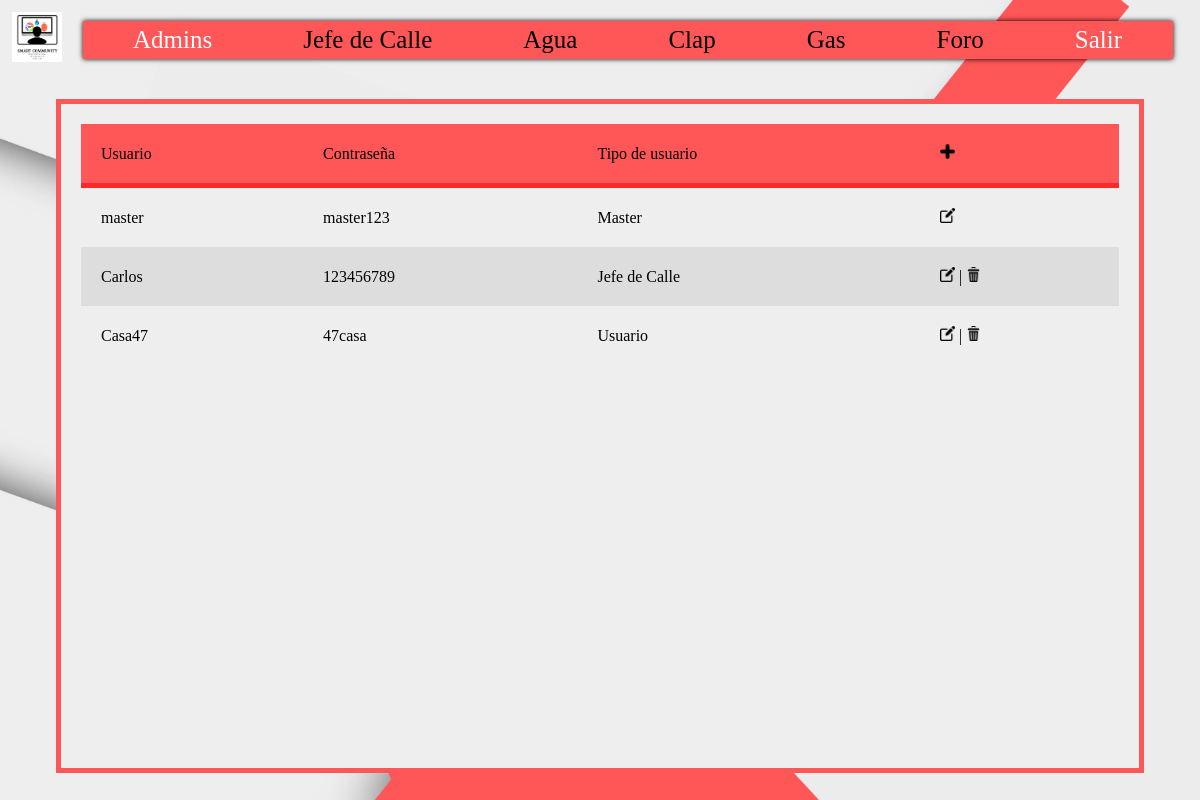
/index.php?action=Master (signed in), run on an earlier commit of the app's database.
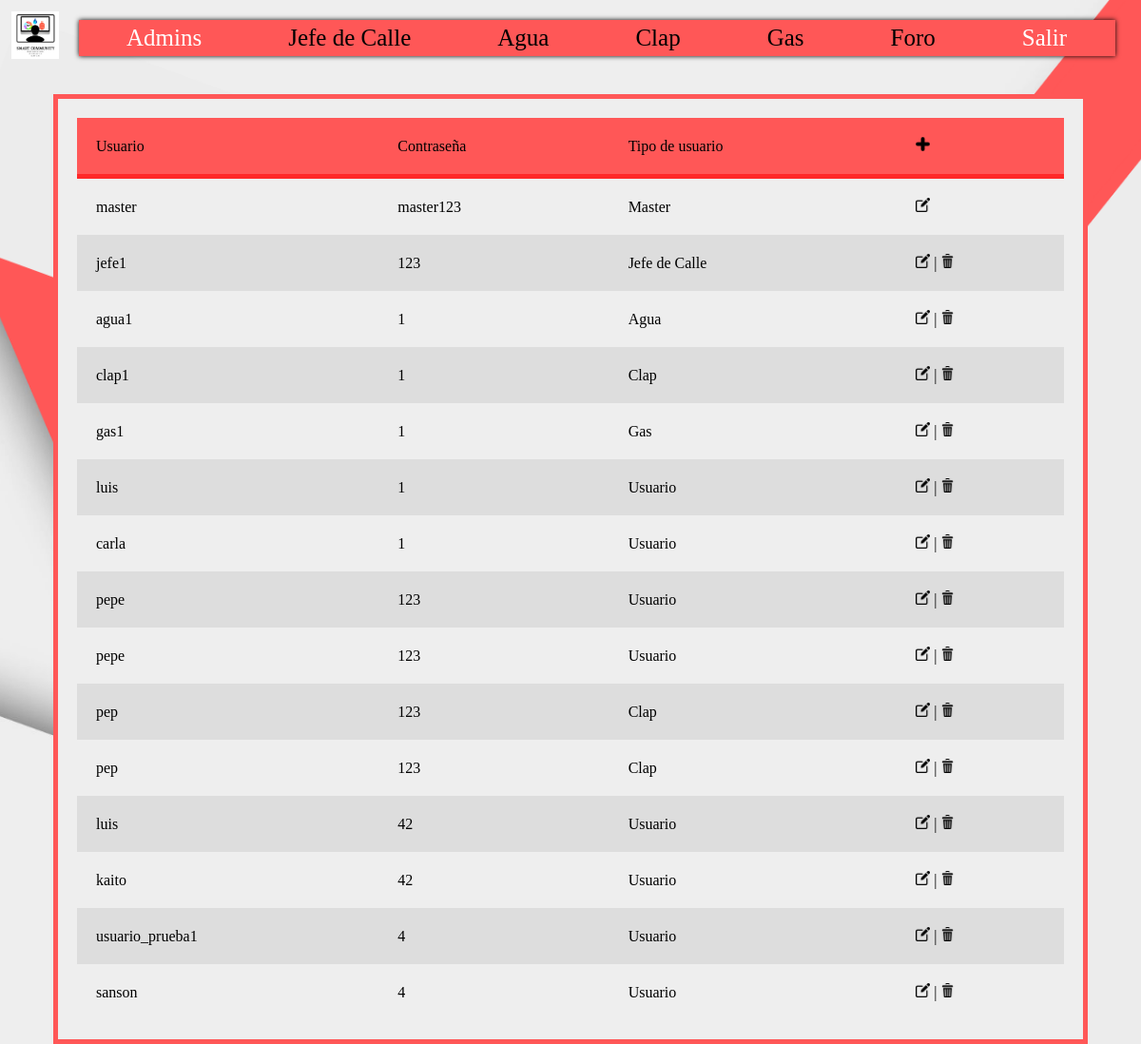
And on a later commit of the database.
### tables this page shows
CREATE TABLE `usuario` (
  `id` int(11) NOT NULL,
  `usuario` char(20) NOT NULL,
  `password` char(25) NOT NULL,
  `idPermiso` int(1) NOT NULL,
  `IdSector` int(1) DEFAULT NULL
);

CREATE TABLE `permiso` (
  `id` int(1) NOT NULL,
  `permiso` char(20) NOT NULL
);

### index.php (called while the page is built, shortened)
<?php
	require_once "controllers/controller.php";
	require_once "models/crud.php";
	$mvc = new MvcController();
	$mvc->plantillaUno();
?>

### models/conexion.php (called while the page is built)
<?php
	class Conexion{
		public static function conectar(){
			$link = new PDO("mysql:host=localhost;dbname=proyecto","root","");
			return $link;
		}
	}
?>

### models/crud.php (called while the page is built, shortened)
<?php
	require_once "conexion.php";
	class Datos extends Conexion{
		public static function permisosModel($datosmodel, $tabla){
			$stmt = Conexion::conectar()->prepare("SELECT a.id, a.usuario, a.password, b.permiso FROM $tabla a inner join permiso b on a.idPermiso=b.id ");
			$stmt -> execute();
			return $stmt -> fetchAll();
		}
		public static function tipoPermisoModel($datosmodel, $tabla){
			$stmt = Conexion::conectar()->prepare("SELECT permiso FROM $tabla b WHERE b.id = $datosmodel");
			$stmt -> execute();
			return $stmt -> fetchAll();
		}
	}
?>

### controllers/controller.php (the view, shortened to what this page needs)
<?php
	class MvcController{
		public function plantillaUno(){
			include "views/template.php";
		}
		public function enlacesPaginasController(){
			if (isset($_GET["action"])) {
				$enlaces = $_GET["action"];
			}else{
				$enlaces = "index";
			}
			$respuesta = enlacesPaginas::enlacespaginasModel($enlaces);
			include $respuesta;
		}
		public function permisosController(){
			if (isset($_POST["occion"])){
				$datosC = $_POST["occion"];
				$respuesta = Datos::permisosModel($datosC, "usuario");
				$permiso = Datos::tipoPermisoModel($datosC, "permiso");
				$i=0;
				echo "	<div class='contenedor_tabla'>
				<table class='lista_usuarios'>
							<thead class='.cabecera2'>
								<tr>
									<td>Usuario</td>
									<td>Contraseña</td>
									<td>Tipo de usuario</td>
									<td>
										<a href='index.php?action=agregar&id=".$datosC."&permiso=".$permiso [$i][0]."' title='Agregar'>
										<img src='views/css/mas.png' class='icono'>
										</a>
									</td>
								</tr>
							</thead>
							<tbody>";
				while ($i < count($respuesta)){
					echo "
								<tr>
									<td>".$respuesta [$i][1]. "</td>
									<td>".$respuesta [$i][2]."</td>
									<td>".$respuesta [$i][3]."</td>
									<td>
										<a href='index.php?action=editar&id=".$respuesta [$i][0]."&user=".$respuesta [$i][1]."&pass=".$respuesta [$i][2]."&permiso=".$respuesta [$i][3]."' title='Editar'>
										<img src='views/css/editar.png' class='icono'>
										</a>";
					if ($respuesta [$i][0] != 1) {
						echo "			| <a href='index.php?action=eliminar&id=".$respuesta [$i][0]."&user=".$respuesta [$i][1]."&permiso=".$respuesta [$i][3]."' title='Eliminar'>
											<img src='views/css/eliminar.png' class='icono'>
										</a>";
					}
					echo			"</td>
								</tr>";
					$i++;
				}
				echo "		</tbody>
						</table>
						</div>";
			}
		}
	}
?>

### views/template.php (shortened to what this page needs)
<!DOCTYPE html>
<html lang="en">
<head>
	<link rel="stylesheet" type="text/css" href="views/css/estilos.css?3">
	<link rel="stylesheet" type="text/css" href="views/css/menu.css">
</head>
<body>
	<nav>
		<div id="icono">
			<img src="views/css/icono.png" >
		</div>
		<div id="caja">
		<div id="navegacion">
			<?php
				if (isset($_GET["action"])) {
					if ($_GET["action"] == "login" ||
						$_GET["action"] == "Master" ||
						$_GET["action"] == "Jefe de Calle" ||
						$_GET["action"] == "Usuario" ||
						$_GET["action"] == "Agua"  ||
						$_GET["action"] == "Clap" ||
						$_GET["action"] == "Gas"
						){
						$enlaces = $_GET["action"];
					}else if ($_GET["action"] == "agregar" ||
						      $_GET["action"] == "editar" ||
						      $_GET["action"] == "eliminar") {
						$enlaces = "Master";
					}else if($_GET["action"] == "familias" ||
						     $_GET["action"] == "modificar" ||
						     $_GET["action"] == "modificarcasa" ||
						     $_GET["action"] == "modificargas" ||
						     $_GET["action"] == "agregargas" ||
						     $_GET["action"] == "eliminargas" ||
						     $_GET["action"] == "editargas" ||
						     $_GET["action"] == "modificarjefe" ||
						     $_GET["action"] == "editarjefe" ||
						     $_GET["action"] == "eliminarjefe" ||
						     $_GET["action"] == "peticiones" ){
						     $enlaces = "Jefe de Calle";
					}else if ($_GET["action"] == "proceso_pago_agua") {
			                 $enlaces = "Agua";
					}else if ($_GET["action"] == "proceso_pago_gas" ||
				        	  $_GET["action"] == "historial_gas" ||
				          	  $_GET["action"] == "informacion_gas"){
						      $enlaces = "Gas";
					}else if ($_GET["action"] == "proceso_pago_clap" ||
							  $_GET["action"] == "historial_clap" ||
					  	      $_GET["action"] == "informacion_clap") {
							  $enlaces = "Clap";
				  } else if ($_GET["action"] == "pago_usuario" ||
				  $_GET["action"] == "agua_usuario" ||
				  $_GET["action"] == "gas_usuario" ||
					$_GET["action"] == "clap_usuario") {
				  $enlaces = "Usuario";
	                     }
					else{
						$enlaces = "login";;
					}
				}else{
					$enlaces = "login";
				}
				require_once "modulos/navegacion/".$enlaces."Nav.php";
			?>
		</div>
		</div>
	</nav>
	<section class="contenido">
		<?php
			$mvc = new MvcController();
			$mvc -> enlacesPaginasController();
		?>
	</section>
</body>
</html>

### views/modulos/navegacion/masterNav.php
<ul>
	<li><a href="index.php?action=Master">Admins</a></li>
	<li class="bloqueadoTex">Jefe de Calle</li>
	<li class="bloqueadoTex">Agua</li>
	<li class="bloqueadoTex">Clap</li>
	<li class="bloqueadoTex">Gas</li>
	<li class="bloqueadoTex">Foro</li>
	<li><a href="index.php?action=salir">Salir</a></li>
</ul>

### views/modulos/master.php (shortened to what this page needs)
<?php
  $idUsuario = $_SESSION['id'];
  if (isset($idUsuario)){
?>
   <?php
        $ingreso = new MvcController();
        $ingreso -> permisosController();
  ?>
<?php
  }else{
    header("location:index.php?action=login");
  }
?>

### views/css/estilos.css (style rules this page uses)
* { padding: 0px; margin: 0px; }
body { background: url("fondo.jpg") no-repeat center center fixed; background-size: cover; }

### views/css/menu.css (style rules this page uses)
nav { width: 100%; margin: none; padding: none; min-width: 810px; }
#icono { width: 4%; display: block; padding: 1%; float: left; min-width: 50px; }
img { width: 100%; }
#caja { padding: 1.75% 3% 0 6.75%; width: 90%; margin: auto; }
#navegacion { background: rgb(255,087,087); color: #fff; padding: 5px; width: 100%; text-align: center; box-shadow: 0 0 5px #000; font-size: 25px; list-style-type: none; }
ul { width: 100%; display: grid; grid-template-columns: repeat(7, auto); }
li { text-align: center; display: inline-block; cursor: pointer; }
a { text-decoration: none; color: #fff; }
.bloqueadoTex { color: #000; }

### views/css/permisos.css (style rules this page uses)
section { padding: 20px; min-height: 78vh; background-color: rgb(238,238,238); border: solid 5px rgb(255,087,087); position: relative; margin: 5vh 7vh 0 7vh; }
table { background-color: rgb(238,238,238);; text-align: left; border-collapse: collapse; width: 100%; }
th, td { padding: 20px; }
thead { background-color: rgb(255,087,087); border-bottom: solid 5px rgb(255,040,040); }
tbody tr:nth-child(even) { background-color: #ddd; }
.icono { width: 15px; }

What changed in the data, as far as the page shows it:
removed usuario: usuario "Carlos", password "123456789", idPermiso.permiso "Jefe de Calle"
removed usuario: usuario "Casa47", password "47casa", idPermiso.permiso "Usuario"
added usuario: usuario "jefe1", password "123", idPermiso.permiso "Jefe de Calle"
added usuario: usuario "agua1", password "1", idPermiso.permiso "Agua"
added usuario: usuario "clap1", password "1", idPermiso.permiso "Clap"
added usuario: usuario "gas1", password "1", idPermiso.permiso "Gas"
added usuario: usuario "luis", password "1", idPermiso.permiso "Usuario"
added usuario: usuario "carla", password "1", idPermiso.permiso "Usuario"
added usuario: usuario "pepe", password "123", idPermiso.permiso "Usuario"
added usuario: usuario "pepe", password "123", idPermiso.permiso "Usuario"
added usuario: usuario "pep", password "123", idPermiso.permiso "Clap"
added usuario: usuario "pep", password "123", idPermiso.permiso "Clap"
added usuario: usuario "luis", password "42", idPermiso.permiso "Usuario"
added usuario: usuario "kaito", password "42", idPermiso.permiso "Usuario"
added usuario: usuario "usuario_prueba1", password "4", idPermiso.permiso "Usuario"
added usuario: usuario "sanson", password "4", idPermiso.permiso "Usuario"
